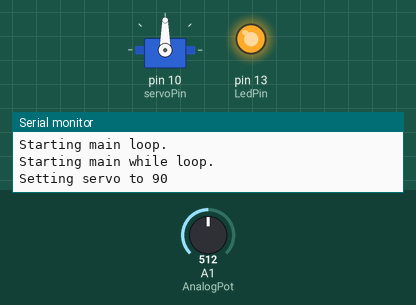
A sketch run on a simulated Arduino Uno, built with avr-gcc and run on an emulated ATmega328P. Shown: servo, output pins drawn as LEDs (lit = HIGH), the last lines printed to the serial monitor. The test bench sets the inputs (shaded band); at power-on: A1 (AnalogPot) = 512.

Above: at 2.5 s.
2.6 s: A1 (AnalogPot) set to 529
At 5.3 s:
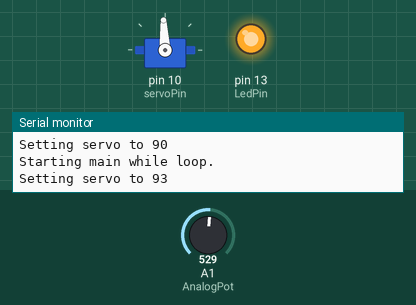
5.9 s: A1 (AnalogPot) set to 716
At 8.3 s:
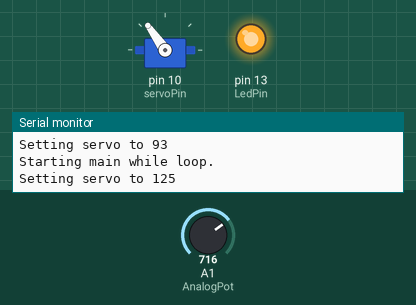
9.0 s: A1 (AnalogPot) set to 728
At 11.3 s:
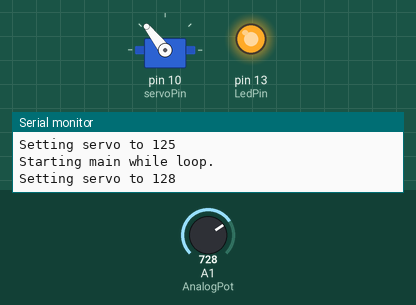
12.1 s: A1 (AnalogPot) set to 900
At 14.4 s:
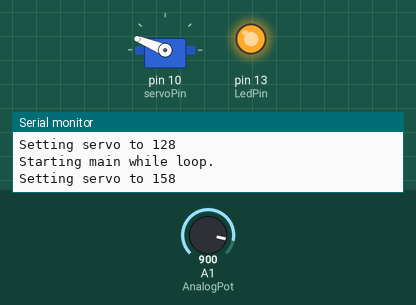
15.1 s: A1 (AnalogPot) set to 919
At 17.4 s:
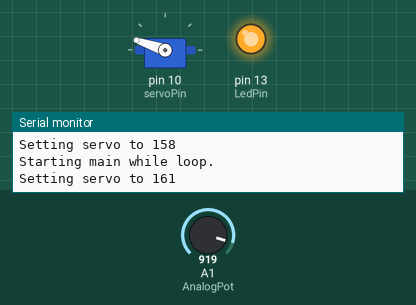
18.2 s: A1 (AnalogPot) set to 1023
At 20.4 s:
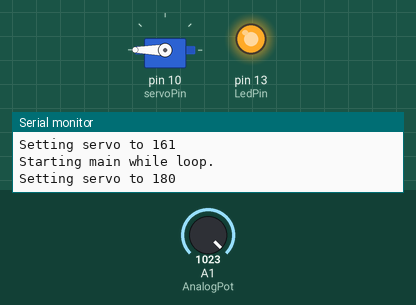
Timing chart, 0 to 21.9 s (numbered marks = the images above; inputs shaded):
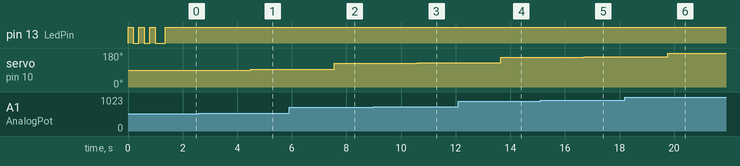

Measured:
- after the input at 2.6 s, servo on pin 10 (servoPin): 90° → 93° after 1.9 s
- after the input at 5.9 s, servo on pin 10 (servoPin): 93° → 125° after 1.7 s
- after the input at 9.0 s, servo on pin 10 (servoPin): 125° → 128° after 1.6 s
- after the input at 12.1 s, servo on pin 10 (servoPin): 128° → 158° after 1.6 s
- after the input at 15.1 s, servo on pin 10 (servoPin): 158° → 161° after 1.6 s
- after the input at 18.2 s, servo on pin 10 (servoPin): 161° → 180° after 1.6 s

The sketch:

ServoTestWithLcdDisplay.ino
```cpp
// Tester for Servos where we set via a potentiometer and show setting on a Parallax 2x16 LCD display
//
// This is very simple minded and basic.  It is meant to show A/D readback, PWM setting and some serial but not be exact
//
// Created by Mark Johnston at Mark-World.com on 20170336 from some other test code


const int LedPin   = 13;   // STM Maple Mini is 33    Arduino Uno and Nano and Teensy 3.2 is 13

const int servoPin = 10;   // This is the PWM control signal to the Servo
#define   AnalogPot  A1    // Used to read servo setpoint from a potentiometer

#include <Servo.h>
Servo testServo;           // create servo object

// We use the SoftwareSerial library to drive the LCD display
#include <SoftwareSerial.h>
const int DispTxPin = 2;   // Display Serial Transmit pin for LCD display
// Define a 'soft' serial port for the LCD display so the serial monitor can be used for debug or extra details as desired
SoftwareSerial displaySerial = SoftwareSerial(255, DispTxPin);

int  loopIdx = 0;

//   Values used relating to the servo test itself
int  potSetpoint;
int  pwmPercent;
int  servoDegrees = 10;
int  lastServoDegrees = -1;

// -------------------------------------------------------------------------------------
// Parallax 2x16  unique display control is here.
// To simplify port for other display we have these routines all here
// For the actual prints to the display they are in the code so look for   displaySerial.print
//
void display_reset()
{
  displaySerial.write(12);
  delay(50);
}
void display_clearScreen()
{
    displaySerial.write(17);                 // Turn backlight on (redundant)
    displaySerial.write(128);                // place cursor at first char of top line
}

void display_cursorToFirstRowStart(void)
{
    displaySerial.write(128);                // place cursor at first char of top line
}
void display_cursorToSecondRowStart(void)
{
    displaySerial.write(148);                // place cursor at first char of second row
}
void display_cursorToSecondRowEnd(void)
{
    displaySerial.write(161);                // place cursor at first char of second row
}
// -------------------------------------------------------------------------------------

// A helper to blink the pin specified (normally led) for some number of blinks of a given duration
void led_blink(int LedPin, int blinks, int milliSec)
{
  int idx;

  pinMode(LedPin, OUTPUT);    // Assure the pin is set as an output

  for (idx=0 ; idx < blinks ; idx++) {
    digitalWrite(LedPin, HIGH);
    delay(milliSec);
    digitalWrite(LedPin, LOW);
    delay(milliSec);
  }
}

void setup() {

  Serial.begin(9600);

  pinMode(DispTxPin, OUTPUT);

  pinMode(AnalogPot, INPUT);     // analog input for PWM setting
  testServo.attach(servoPin);   // Attach to D11 pwm pin

  led_blink(LedPin, 3, 200);        // Blink the led a few times

  displaySerial.begin(9600);
  delay(10);
  // Clear display then be sure it is lit
  display_reset();
  display_clearScreen();

  loopIdx = 0;

  delay(100);
}

void loop() {
  Serial.println("Starting main loop.\n");

  loopIdx += 1;
  if (loopIdx & 1) {
    digitalWrite(LedPin, HIGH);
  } else {
    digitalWrite(LedPin, LOW);
  }

  // Initially write out to clear full display
  displaySerial.print("                                ");

  while (1) {

    potSetpoint = analogRead(AnalogPot);          // Get the setting for the servo from the analog potentiometer

    Serial.println("Starting main while loop.\n");

    //
    //   Servo Tester Mode
    //
    servoDegrees = map(potSetpoint, 0, 1023, 0, 180);   // Map the 0-1023 A/D input to 0-180 degrees

    // Servo tester mode
    display_cursorToFirstRowStart();          // place cursor at first char of top line
    displaySerial.print("Servo Tester                    ");   // Print with flushe for full display

    display_cursorToSecondRowStart();        // place cursor at first char of second row
    displaySerial.print("Servo Deg: ");
    displaySerial.print(servoDegrees);

    display_cursorToSecondRowStart();        // place cursor near end of second row

    pwmPercent = servoDegrees / 3;
    if (pwmPercent > 100) {
      pwmPercent = 100;
    }

    if (lastServoDegrees != servoDegrees) {
      Serial.print("Setting servo to ");Serial.println(servoDegrees);
      testServo.write(servoDegrees);      // Update servo hardware.  Every time this jolts the servo
      lastServoDegrees = servoDegrees;
      delay(2000);                        // Increase delay to not have the servo jolt for each setting
    }

    delay(1000);    // We go through this loop and the servo glitches each time.  Unresolved issue.
  }
}
```
